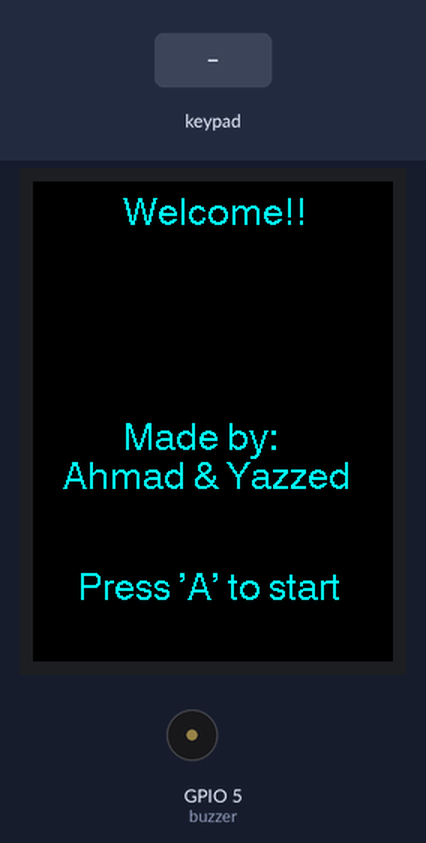
The sketch below on a simulated ESP32. Parts: 240×320 colour display, buzzer (waves = sounding). The test bench sets the inputs (shaded band). Random numbers use the default seed unless the sketch sets one; what the sketch prints to the serial monitor is not drawn.

Above: at 1.5 s.
1.6 s: key 'A' pressed
At 2.7 s:
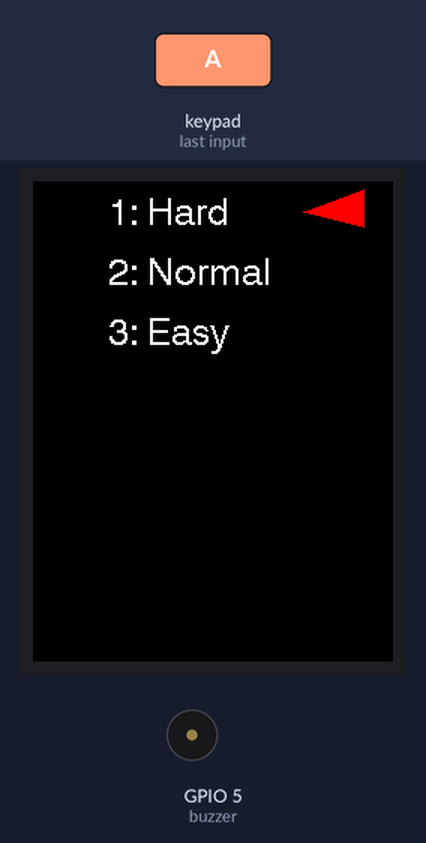
3.1 s: keypad keys 2 7 1 4 1 4 1 3 A pressed 0.4 s apart
At 8.5 s:
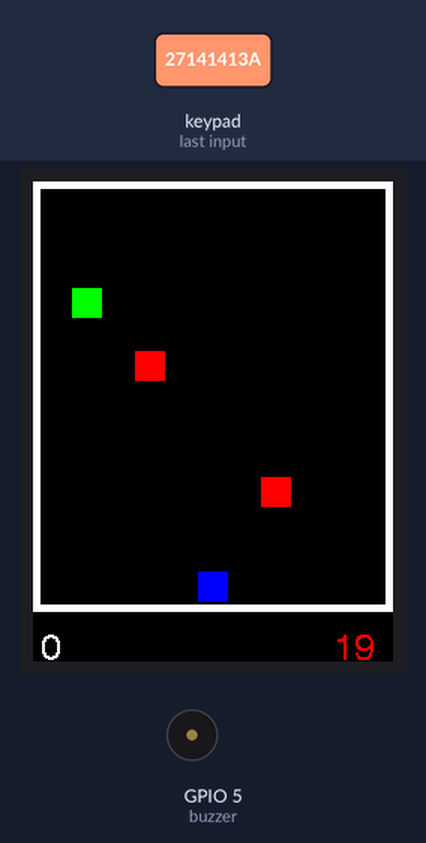
8.9 s: key '5' pressed
At 9.8 s:
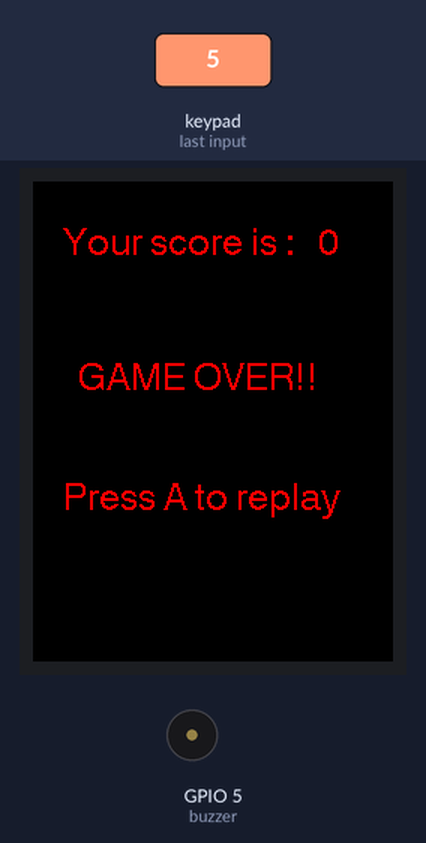
10.4 s: keypad keys 3 2 3 3 2 5 2 6 A pressed 0.4 s apart
At 14.4 s:
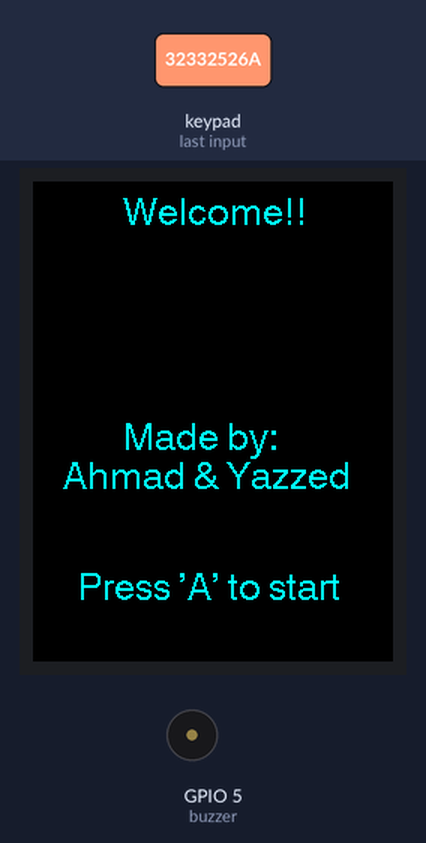
15.5 s: keypad keys 1 3 9 7 2 2 2 2 A pressed 0.4 s apart
At 19.3 s:
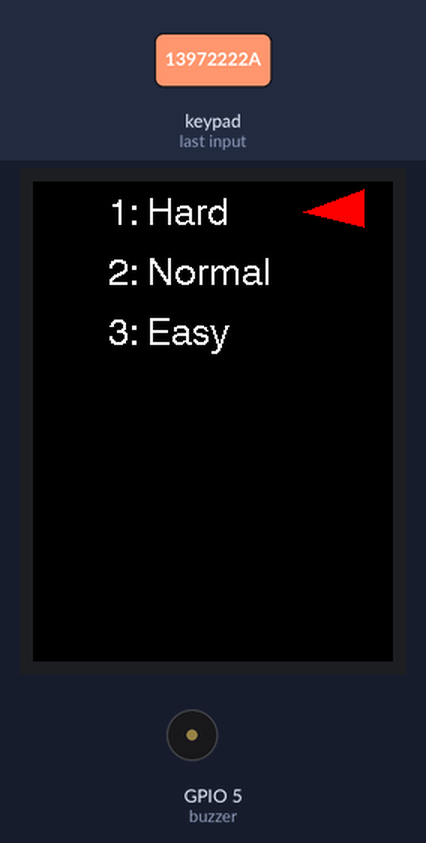
Timing chart, 0 to 20.8 s (numbered marks = the images above; inputs shaded):
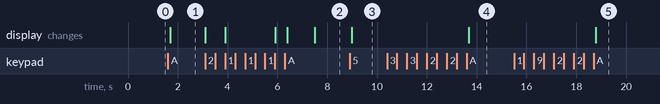

The sketch:

yazeedahmed.ino
```cpp
#include <TFT_eSPI.h>
#include <SPI.h>
#include <Keypad.h>

#define TFT_CS 15
#define TFT_DC 2
#define TFT_MOSI 23
#define TFT_SCLK 18
#define buzzer 5
TFT_eSPI tft = TFT_eSPI();

uint16_t y = 0;
uint16_t x = tft.width() / 2;
uint16_t h = tft.height() / 2;
uint16_t count = 0;

const uint8_t ROWS = 4;
const uint8_t COLS = 4;
char keys[ROWS][COLS] = {
  { '1', '2', '3', 'A' },
  { '4', '5', '6', 'B' },
  { '7', '8', '9', 'C' },
  { '*', '0', '#', 'D' }
};
uint8_t rowPins[ROWS] = { 27, 14, 14, 13 };
uint8_t colPins[COLS] = { 32, 33, 25, 26 };

Keypad keypad = Keypad(makeKeymap(keys), rowPins, colPins, ROWS, COLS);
char key_press;

volatile uint8_t page_count = 0;
volatile uint8_t welcome_steps = 0;
volatile uint8_t level_steps = 0;
volatile uint8_t game_step = 0;
volatile uint8_t endGame_step = 0;


//////////////////////////////////////////////////////
const int screen_width = 240;
const int screen_height = 320;
const int screen_margin = 5;
const int player_size = 20;

int counter = 0;

bool isDead = false,  isLost = false;


// the starting pos
int starting_x = (screen_width - player_size) / 2, starting_y = (screen_height - player_size * 3);


// place the player to the starting pos
int player_x = starting_x, player_y = starting_y;

int greenSq_x, greenSq_y;

int square1_x = 152, square1_y = 197;

int square2_x = 68, square2_y = 113;

int score = 0;

int lvl = 1;

int _counter = 0, countdown = 0, deadLine = 0;
////////////////////////////////////////////////////


void setup(void) {
  Serial.begin(9600);
  tft.init();
  tft.setRotation(2);
  tft.fillScreen(TFT_BLACK);
  welcome();
}

void loop() {


  if (page_count == 0) {
    welcome();
    level_steps = 0;
  }

  if (page_count == 1) {
    level();
    welcome_steps = 0;
  }

  if (page_count == 2) {
    Game();
    level_steps = 0;
  }

  if (page_count == 3) {
    EndGame();
    game_step = 0;
  }

  if (page_count == 4) {
    page_count = 0;
    endGame_step = 0;
  }

}

char scan() {
  char key = keypad.getKey();
  if (key != NO_KEY) {
    Serial.println(key);
  }
  return key;
}

void welcome() {
  if (welcome_steps == 0) {
    tft.fillScreen(TFT_BLACK);
    tft.setCursor(60, 10, 4);
    tft.setTextColor(TFT_CYAN);
    tft.print("Welcome!!");


    tft.setTextColor(TFT_CYAN);
    tft.setCursor(50, 160);
      tft.print("  Made by:\n    Ahmad & Yazzed");

      tft.setCursor(30, 260);
      tft.print("Press 'A' to start");


    welcome_steps++;
  }

  if(welcome_steps == 1){
    key_press = scan();

    if (key_press == 'A') {

      key_press = NO_KEY;
      page_count++;
    }
  }

}

void level() {
  if (level_steps == 0) {
    tft.fillScreen(TFT_BLACK);
    level_steps++;
  }
  if (level_steps == 1) {
    level_steps++;

    tft.setCursor(50, 10, 4);
    tft.setTextColor(TFT_WHITE);
    tft.println("1: Hard");

    tft.setCursor(50, 50, 4);
    tft.println("2: Normal");

    tft.setCursor(50, 90, 4);
    tft.println("3: Easy");

    int y1 = 20, y2 = 5, y3 = 30;
    tft.fillTriangle(180,y1 ,220, y2,220, y3,TFT_RED);
    lvl = 1;
    while(true)
    {

      char key = keypad.getKey(); // read the input from the keypad
      //if (key != NO_KEY) { // check if a key was pressed

        switch (key) {
        case '1':
          tft.fillTriangle(180,y1 ,220, y2,220, y3,TFT_BLACK);
          y1 = 20;
          y2 = 5;
          y3 = 30;
          tft.fillTriangle(180,y1 ,220, y2,220, y3,TFT_RED);
          lvl = 1;
        break;
        case '2':
          tft.fillTriangle(180,y1 ,220, y2,220, y3,TFT_BLACK);
          y1 = 60;
          y2 = 45;
          y3 = 70;
          tft.fillTriangle(180,y1 ,220, y2,220, y3,TFT_RED);
          lvl = 2;
        break;
        case '3':
          tft.fillTriangle(180,y1 ,220, y2,220, y3,TFT_BLACK);
          y1 = 100;
          y2 = 85;
          y3 = 110;
          tft.fillTriangle(180,y1 ,220, y2,220, y3,TFT_RED);
          lvl = 3;
        break;
        case 'A':

          // incress the screen counter to go to the game
          page_count = 2;
        break;
        }
      //}
      if(key == 'A')break;
    }
  }
}

void Game(){

  if(game_step == 0)
  {
    counter = 0;

    isDead = false;
    isLost = false;

    // the starting pos
    starting_x = (screen_width - player_size) / 2;
    starting_y = (screen_height - player_size * 3);
    // place the player to the starting pos
    player_x = starting_x;
    player_y = starting_y;

    greenSq_x;
    greenSq_y;

    square1_x = 152;
    square1_y = 197;

    square2_x = 68;
    square2_y = 113;

    score = 0;

    switch(lvl){
      case 1:
        countdown = 100;
        break;
      case 2:
        countdown = 150;
        break;
      case 3:
        countdown = 200;
        break;
    }

    tft.fillScreen(TFT_BLACK);

    // Draw the red edges around the screen
    tft.fillRect(0, 0, screen_width, screen_margin, TFT_WHITE); // top
    tft.fillRect(0, screen_height - 38, screen_width, screen_margin, TFT_WHITE); // bottom
    tft.fillRect(0, screen_margin, screen_margin, (screen_height - 2 * screen_margin) - 33, TFT_WHITE); // left
    tft.fillRect(screen_width - screen_margin, screen_margin, screen_margin, (screen_height - 2 * screen_margin) - 33, TFT_WHITE); // right

    // draw the first green square
    GreenSp();
    tft.fillRect(greenSq_x, greenSq_y, player_size, player_size, TFT_GREEN);

    // print score
    tft.setCursor(5, 300);
    tft.setTextColor(TFT_WHITE);
    tft.setTextSize(1);
    tft.println(score);

    // draw player
    tft.fillRect(player_x, player_y, player_size, player_size, TFT_BLUE);

    // draw enemy
    tft.fillRect(square1_x, square1_y, player_size, player_size, TFT_RED);
    tft.fillRect(square2_x, square2_y, player_size, player_size, TFT_RED);

    // print countdown
    tft.fillRect(200, 300, 50, 50, TFT_BLACK);
    tft.setTextColor(TFT_RED);
    tft.setCursor(200, 300);
    tft.setTextSize(1);
    tft.println(countdown);

    game_step++;
  }


  while(game_step == 1){
    MovementControle();

    Borders();

    Score();

    Enemy();

    Countdown();

  }

  page_count++;

}

void Countdown(){

  _counter++;
  if(_counter == 35000){
    _counter = 0;
    countdown--;

    // print the countdown
    tft.fillRect(200, 300, 50, 50, TFT_BLACK);
    tft.setTextColor(TFT_RED);
    tft.setCursor(200, 300);
    tft.setTextSize(1);
    tft.println(countdown);
  }

  if(countdown <= 0){
    game_step++;
    isLost = true;
  }

}

void EndGame(){

  if(endGame_step == 0){
    isDead = true;
    if(counter <= 1){
      counter++;
      tft.fillScreen(TFT_BLACK);
    }
    if(isLost){

      tft.setCursor(30, 120);
      tft.setTextColor(TFT_RED);
      tft.setTextSize(1);
      tft.println("GAME OVER!!");

      tft.setCursor(20, 200);
      tft.println("Press A to replay");

      tft.setCursor(20, 30);
      tft.print("Your score is :");

      tft.setCursor(190, 30);
      tft.print(score);


    }
    else{

      tft.setCursor(50, 30);
      tft.setTextColor(TFT_GREEN);
      tft.setTextSize(1);
      tft.println("YOU WON!!");

      tft.setTextColor(TFT_WHITE);
      tft.setCursor(30, 260);
      tft.print("Press 'A' to start");

      tft.setCursor(30, 160);
      tft.print("Your score is :");

      tft.setCursor(195, 160);
      tft.print(score);

    }
    endGame_step++;
  }
  if(endGame_step == 1){

    char key = keypad.getKey();

    if (key == 'A') {
      page_count++;
      key_press = NO_KEY;
    }

  }
}

void Enemy(){
  if(square1_x == player_x && square1_y == player_y){
    game_step++;
    isLost = true;
  }
  if(square2_x == player_x && square2_y == player_y){
    game_step++;
    isLost = true;
  }

}

void Score(){
  // check if the player tuched the green square
  if(player_x == greenSq_x && player_y == greenSq_y){

    GreenSp();

    // incress the score
    score++;

    // print the new score
    tft.fillRect(5, 300, 50, 50, TFT_BLACK);
    tft.setCursor(5, 300);
    tft.setTextColor(TFT_WHITE);
    tft.setTextSize(1);
    tft.println(score);

    // spawn the new green square
    delay(500);
    tft.fillRect(greenSq_x, greenSq_y, player_size, player_size, TFT_GREEN);

    if(score >= 3){
      game_step++;
    }

  }


}

void GreenSp(){
  bool overLap;


  do{
    // genrate a random number for x and y
    int randX = random(1, 216);
    int randY = random(1, 261);

    // assigen the random number to x and y
    greenSq_x = (randX - (randX%21)) + 5;
    greenSq_y = (randY - (randY%21)) + 8;

    if(square1_x != greenSq_x && square1_y != greenSq_y) overLap = false;
    if(square2_x != greenSq_x && square2_y != greenSq_y) overLap = false;

  }while(overLap == true);


}


void MovementControle(){
  if(!isDead){

    char key = keypad.getKey(); // read the input from the keypad
    if (key != NO_KEY) { // check if a key was pressed

      switch (key) {
        case '2':
        buzr();// if the '2' key is pressed, move the circle up
          MoveU();
          break;
        case '4':
        buzr();// if the '4' key is pressed, move the circle left
          MoveL();
          break;
        case '6':
        buzr();// if the '6' key is pressed, move the circle right
          MoveR();
          break;
        case '5':
        buzr();// if the '8' key is pressed, move the circle down
          MoveD();
          break;
      }
    }
  }
}

void Borders(){
  // Check if the player has reached the top edge
  if (player_y < 0 || player_y > 280 || player_x < 0 || player_x > 230) {
    isLost = true;
    game_step++;
  }

}

void MoveU(){

  player_y -= player_size + 1;

  // Draw the square at its current position
  tft.fillRect(player_x, player_y, player_size, player_size, TFT_BLUE);
  tft.fillRect(player_x, player_y + 21, player_size, player_size, TFT_BLACK);

}

void MoveD(){
  // move player to the next pos
  player_y += player_size + 1;

  // Draw the player at its current pos
  tft.fillRect(player_x, player_y, player_size, player_size, TFT_BLUE);
  tft.fillRect(player_x, player_y - 21, player_size, player_size, TFT_BLACK);

}

void MoveL(){
  // move player to the next pos
  player_x -= player_size + 1;

  // Draw the player at its current pos
  tft.fillRect(player_x, player_y, player_size, player_size, TFT_BLUE);
  tft.fillRect(player_x + 21, player_y, player_size, player_size, TFT_BLACK);

}

void MoveR(){
  // move player to the next pos
  player_x += player_size + 1;

  // Draw the player at its current pos
  tft.fillRect(player_x, player_y, player_size, player_size, TFT_BLUE);
  tft.fillRect(player_x - 21, player_y, player_size, player_size, TFT_BLACK);

}
void buzr (){

  tone(buzzer,1915);
  delay(5);
  tone(buzzer,0);


}
```

Measured:
- after the input at 1.6 s, the display: changes after 0.09 s (image 1)
- after the input at 3.1 s, the display: first changes at once (image 2 shows a later state)
- after the input at 8.9 s, the display: changes after 0.09 s (image 3)
- after the input at 10.4 s, the display: changes after 3.3 s (image 4)
- after the input at 15.5 s, the display: changes after 3.3 s (image 5)
